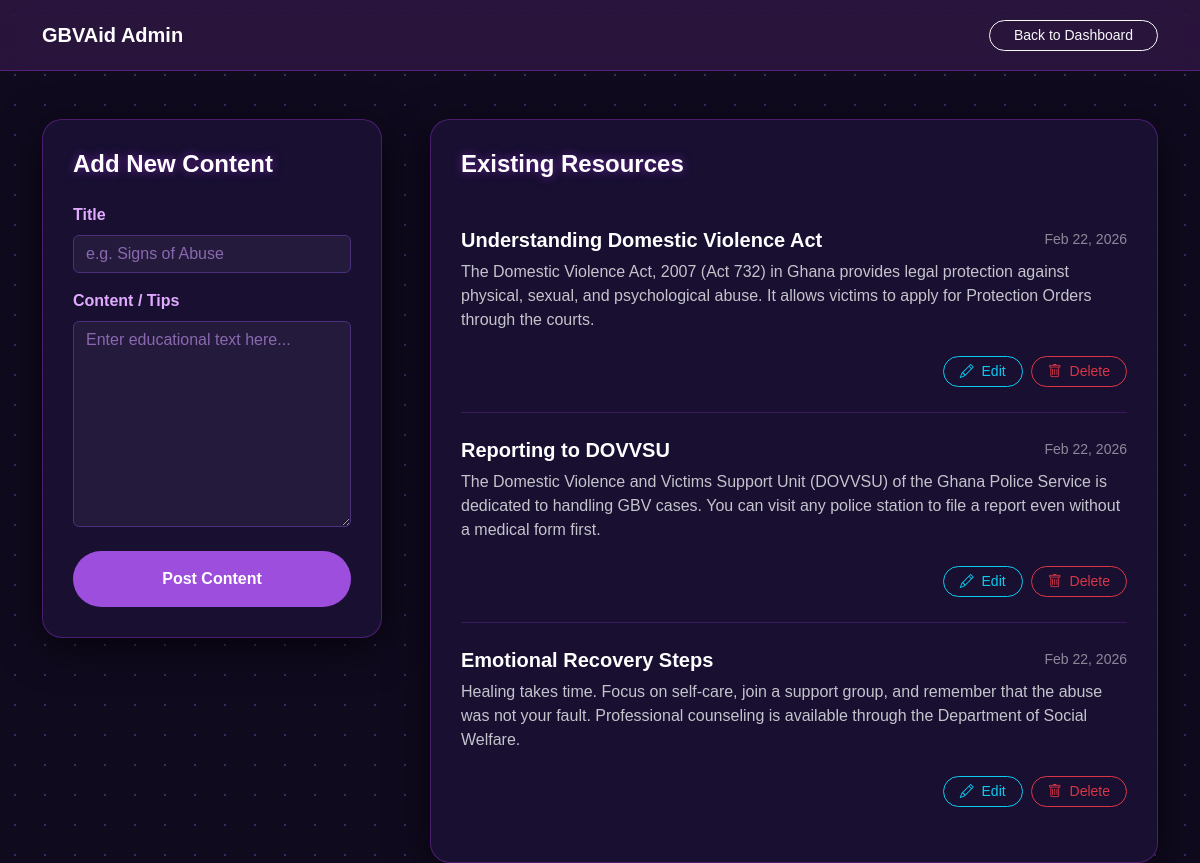
Page /admin/awareness.php (signed in) on the committed database.
### tables this page shows
CREATE TABLE `awareness` (
  `awareness_id` int(11) NOT NULL,
  `title` varchar(255) NOT NULL,
  `content` text NOT NULL,
  `category` enum('Article','Video','Law','Event') DEFAULT 'Article',
  `image_url` varchar(255) DEFAULT NULL,
  `created_at` timestamp NOT NULL DEFAULT current_timestamp()
);

### settings/db_class.php (called while the page is built, shortened)
<?php
if (!class_exists('db_conn')) {
    class db_conn
    {
        public $db = null;
        public function __construct() {
        try {
            $this->db = new PDO(
                "mysql:host=" . DB_SERVER . ";port=" . DB_PORT . ";dbname=" . DB_NAME,
                DB_USERNAME,
                DB_PASSWORD
            );
            $this->db->setAttribute(PDO::ATTR_ERRMODE, PDO::ERRMODE_EXCEPTION);
        } catch (PDOException $e) {
            die("DB Connection failed: " . $e->getMessage());
        }
        }
        function db_connect()
        {
            if ($this->db !== null) {
                return true;
            }
        }
    }
}
?>

### controllers/awareness_controller.php (called while the page is built, shortened)
<?php
require_once '../classes/awareness_class.php';
function get_all_awareness_ctr() {
    $awareness = new Awareness();
    return $awareness->get_all_awareness();
}
?>

### classes/awareness_class.php (called while the page is built, shortened)
<?php
require_once '../settings/db_class.php';
class Awareness extends db_conn {
    public function get_all_awareness() {
        $sql = "SELECT * FROM awareness ORDER BY created_at DESC";
        $stmt = $this->db->prepare($sql);
        $stmt->execute();
        return $stmt->fetchAll(PDO::FETCH_ASSOC);
    }
}
?>

### admin/awareness.php (the view, shortened to what this page needs)
<?php
require_once '../controllers/awareness_controller.php';
$contents = get_all_awareness_ctr();
?>
<!DOCTYPE html>
<html lang="en">
<head>
    <link href="https://cdn.jsdelivr.net/npm/bootstrap@5.3.0/dist/css/bootstrap.min.css" rel="stylesheet">
    <link href="https://cdn.jsdelivr.net/npm/bootstrap-icons@1.10.5/font/bootstrap-icons.css" rel="stylesheet">
    <link href="https://cdn.jsdelivr.net/npm/@sweetalert2/theme-dark@4/dark.css" rel="stylesheet">
</head>
<body>
<nav class="navbar navbar-admin">
    <div class="container">
        <a class="navbar-brand text-white fw-bold" href="dashboard.php">GBVAid Admin</a>
        <a href="dashboard.php" class="btn btn-sm btn-outline-light rounded-pill px-4">Back to Dashboard</a>
    </div>
</nav>
<div class="container mt-5">
    <div class="row g-5">
        <div class="col-md-4">
            <div class="content-card">
                <h4 class="welcome-text mb-4">Add New Content</h4>
                <form method="POST">
                    <div class="mb-3">
                        <label class="form-label">Title</label>
                        <input type="text" name="title" class="form-control" placeholder="e.g. Signs of Abuse" required>
                    </div>
                    <div class="mb-3">
                        <label class="form-label">Content / Tips</label>
                        <textarea name="content" class="form-control" rows="8" placeholder="Enter educational text here..." required></textarea>
                    </div>
                    <button type="submit" name="add_content" class="btn btn-purple w-100 py-3 mt-2">Post Content</button>
                </form>
            </div>
        </div>
        <div class="col-md-8">
            <div class="content-card">
                <h4 class="welcome-text mb-4">Existing Resources</h4>
                <?php if(empty($contents)): ?>
                    <div class="text-center py-5">
                        <i class="bi bi-journal-text text-muted fs-1 mb-3"></i>
                        <p class="text-muted">No awareness content added yet.</p>
                    </div>
                <?php else: ?>
                    <div class="list-group list-group-flush">
                        <?php foreach($contents as $c): ?>
                        <div class="list-group-item">
                            <div class="d-flex w-100 justify-content-between align-items-center mb-2">
                                <h5 class="mb-0 fw-bold text-white"><?= htmlspecialchars($c['title']) ?></h5>
                                <small class="opacity-50"><?= date('M d, Y', strtotime($c['created_at'])) ?></small>
                            </div>
                            <p class="mb-4 opacity-75"><?= nl2br(htmlspecialchars($c['content'])) ?></p>
                            <div class="d-flex justify-content-end gap-2">
                                <button class="btn btn-sm btn-outline-info rounded-pill px-3"
                                        onclick='openEditModal(<?= json_encode($c, JSON_HEX_APOS) ?>)'>
                                    <i class="bi bi-pencil me-1"></i> Edit
                                </button>
                                <button class="btn btn-sm btn-outline-danger rounded-pill px-3"
                                        onclick="confirmDelete(<?= $c['awareness_id'] ?>)">
                                    <i class="bi bi-trash me-1"></i> Delete
                                </button>
                            </div>
                        </div>
                        <?php endforeach; ?>
                    </div>
                <?php endif; ?>
            </div>
        </div>
    </div>
</div>
</body>
</html>

### admin/awareness.php (style rules this page uses)
body { background-color: #0f0a1e; font-family: 'Poppins', sans-serif; color: #ffffff; background-image: radial-gradient(#3c2a61 1px, transparent 1px); background-size: 30px 30px; background-attachment: fixed; }
.navbar-admin { background-color: rgba(196, 83, 234, 0.15); backdrop-filter: blur(10px); border-bottom: 1px solid rgba(191, 64, 255, 0.3); padding: 15px 0; }
.content-card { border: 1px solid rgba(191, 64, 255, 0.3); border-radius: 20px; background: rgba(26, 16, 51, 0.95); backdrop-filter: blur(8px); padding: 30px; box-shadow: 0 10px 40px rgba(0, 0, 0, 0.6); }
.welcome-text { color: #ffffff; font-weight: 800; text-shadow: 0 0 10px rgba(191, 64, 255, 0.5); }
.form-label { color: #e0aaff !important; font-weight: 600; }
.form-control { background: rgba(255, 255, 255, 0.05); border: 1px solid #4a307d; color: #ffffff !important; }
.form-control::placeholder { color: #8a68b0; opacity: 1; }
.list-group-item { background: transparent; border-bottom: 1px solid rgba(191, 64, 255, 0.2); color: white; padding: 25px 0; }
.btn-purple { background: #9d4edd; color: #ffffff; border: none; border-radius: 50px; font-weight: 700; transition: 0.3s; }

### rows in the picture
awareness: title "Understanding Domestic Violence Act", created_at "Feb 22, 2026", content "The Domestic Violence Act, 2007 (Act 732) in Ghana provides legal protection against physical, sexual, and psychological abuse. It allows victims to apply for Protection Orders through the courts."
awareness: title "Reporting to DOVVSU", created_at "Feb 22, 2026", content "The Domestic Violence and Victims Support Unit (DOVVSU) of the Ghana Police Service is dedicated to handling GBV cases. You can visit any police station to file a report even without a medical form first."
awareness: title "Emotional Recovery Steps", created_at "Feb 22, 2026", content "Healing takes time. Focus on self-care, join a support group, and remember that the abuse was not your fault. Professional counseling is available through the Department of Social Welfare."
